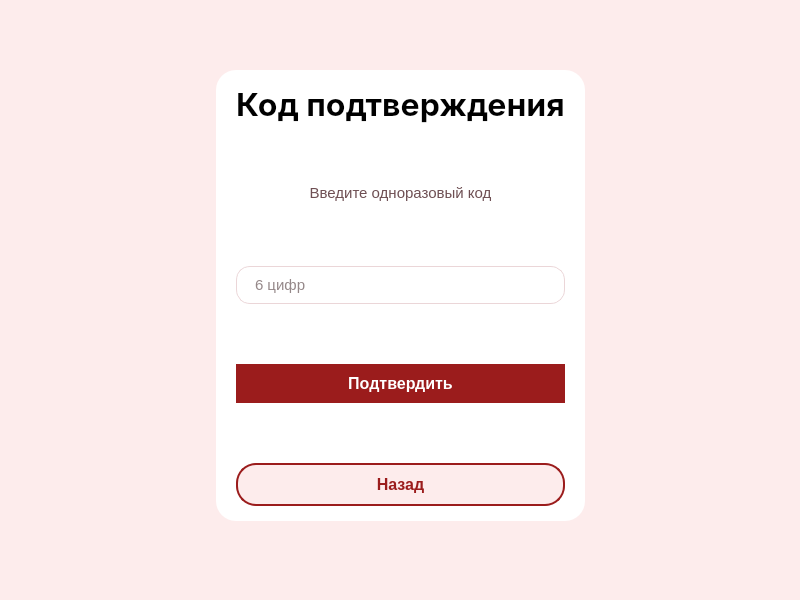
<?xml version="1.0" encoding="UTF-8"?>
<ui version="4.0">
 <class>MainWindow</class>
 <widget class="QMainWindow" name="MainWindow">
  <property name="geometry">
   <rect>
    <x>0</x>
    <y>0</y>
    <width>800</width>
    <height>600</height>
   </rect>
  </property>
  <property name="windowTitle">
   <string>Код подтерждения</string>
  </property>
  <property name="styleSheet">
   <string notr="true">background-color: #FDECEC;</string>
  </property>
  <widget class="QWidget" name="centralwidget">
   <layout class="QGridLayout" name="gridLayout_2">
    <item row="0" column="1">
     <spacer name="verticalSpacer">
      <property name="orientation">
       <enum>Qt::Orientation::Vertical</enum>
      </property>
      <property name="sizeHint" stdset="0">
       <size>
        <width>20</width>
        <height>110</height>
       </size>
      </property>
     </spacer>
    </item>
    <item row="1" column="0">
     <spacer name="horizontalSpacer">
      <property name="orientation">
       <enum>Qt::Orientation::Horizontal</enum>
      </property>
      <property name="sizeHint" stdset="0">
       <size>
        <width>202</width>
        <height>20</height>
       </size>
      </property>
     </spacer>
    </item>
    <item row="1" column="1">
     <widget class="QFrame" name="frame">
      <property name="styleSheet">
       <string notr="true">background-color: white;
border-radius: 20px;
box-shadow: 0 4px 18px rgba(198, 40, 40, 0.08);</string>
      </property>
      <property name="frameShape">
       <enum>QFrame::Shape::StyledPanel</enum>
      </property>
      <property name="frameShadow">
       <enum>QFrame::Shadow::Raised</enum>
      </property>
      <layout class="QGridLayout" name="gridLayout">
       <property name="leftMargin">
        <number>20</number>
       </property>
       <property name="topMargin">
        <number>15</number>
       </property>
       <property name="rightMargin">
        <number>20</number>
       </property>
       <property name="bottomMargin">
        <number>15</number>
       </property>
       <item row="0" column="0">
        <layout class="QVBoxLayout" name="verticalLayout_2">
         <property name="spacing">
          <number>60</number>
         </property>
         <item>
          <layout class="QVBoxLayout" name="verticalLayout">
           <item>
            <widget class="QLabel" name="label">
             <property name="layoutDirection">
              <enum>Qt::LayoutDirection::LeftToRight</enum>
             </property>
             <property name="styleSheet">
              <string notr="true">font-size: 32px;
font-family: Inter;
font-weight: bold;</string>
             </property>
             <property name="text">
              <string>Код подтверждения</string>
             </property>
             <property name="alignment">
              <set>Qt::AlignmentFlag::AlignCenter</set>
             </property>
            </widget>
           </item>
           <item>
            <widget class="QLabel" name="label_2">
             <property name="styleSheet">
              <string notr="true">QLabel {
    font-family: &quot;Inter&quot;;
    font-size: 11pt;
    color: #6E4F53; 
    font-weight: normal;
    padding-bottom: 4px;
}
</string>
             </property>
             <property name="text">
              <string>Введите одноразовый код</string>
             </property>
             <property name="alignment">
              <set>Qt::AlignmentFlag::AlignCenter</set>
             </property>
            </widget>
           </item>
          </layout>
         </item>
         <item>
          <widget class="QLineEdit" name="lineEdit">
           <property name="styleSheet">
            <string notr="true">QLineEdit {
    font-family: &quot;Inter&quot;;
    font-size: 11pt;
    color: #2B1114; 
    background-color: #FFFFFF;
    border: 1px solid #EBD6D8; 
    border-radius: 14px; 
    padding-left: 16px;
    padding-right: 16px;
    padding-top: 8px;
    padding-bottom: 8px;
}


QLineEdit:hover {
    border: 1px solid #C62828; 
}


QLineEdit:focus {
    border: 2px solid #C62828; 
    background-color: #FFF7F6;
}
</string>
           </property>
           <property name="text">
            <string/>
           </property>
           <property name="placeholderText">
            <string>6 цифр</string>
           </property>
          </widget>
         </item>
         <item>
          <layout class="QVBoxLayout" name="verticalLayout_3">
           <item>
            <widget class="QPushButton" name="pushButton">
             <property name="styleSheet">
              <string notr="true">QPushButton {
    font-family: &quot;Inter&quot;;
    font-size: 12pt;
    font-weight: bold;
    background-color: #9B1C1C;
    color: #FFFFFF;
    border: none;
    border-radius: 20px; 
    padding: 10px 24px;
}

QPushButton:hover {
    background-color: #A82222; 
}

QPushButton:pressed {
    background-color: #8E1B1B; 
}
</string>
             </property>
             <property name="text">
              <string>Подтвердить</string>
             </property>
            </widget>
           </item>
           <item>
            <widget class="QPushButton" name="pushButton_2">
             <property name="styleSheet">
              <string notr="true">QPushButton {
    font-family: &quot;Inter&quot;;
    font-size: 12pt;
    font-weight: bold;
    background-color: #FDECEC;
    color: #9B1C1C; 
    border: 2px solid #9B1C1C;
    border-radius: 20px; 
    padding: 10px 24px;
}

QPushButton:hover {
    background-color: #FAD1D1; 
}

QPushButton:pressed {
    background-color: #E6B8B8;
}
</string>
             </property>
             <property name="text">
              <string>Назад</string>
             </property>
            </widget>
           </item>
          </layout>
         </item>
        </layout>
       </item>
      </layout>
     </widget>
    </item>
    <item row="1" column="2">
     <spacer name="horizontalSpacer_2">
      <property name="orientation">
       <enum>Qt::Orientation::Horizontal</enum>
      </property>
      <property name="sizeHint" stdset="0">
       <size>
        <width>202</width>
        <height>20</height>
       </size>
      </property>
     </spacer>
    </item>
    <item row="2" column="1">
     <spacer name="verticalSpacer_2">
      <property name="orientation">
       <enum>Qt::Orientation::Vertical</enum>
      </property>
      <property name="sizeHint" stdset="0">
       <size>
        <width>20</width>
        <height>118</height>
       </size>
      </property>
     </spacer>
    </item>
   </layout>
  </widget>
 </widget>
 <resources/>
 <connections/>
</ui>
